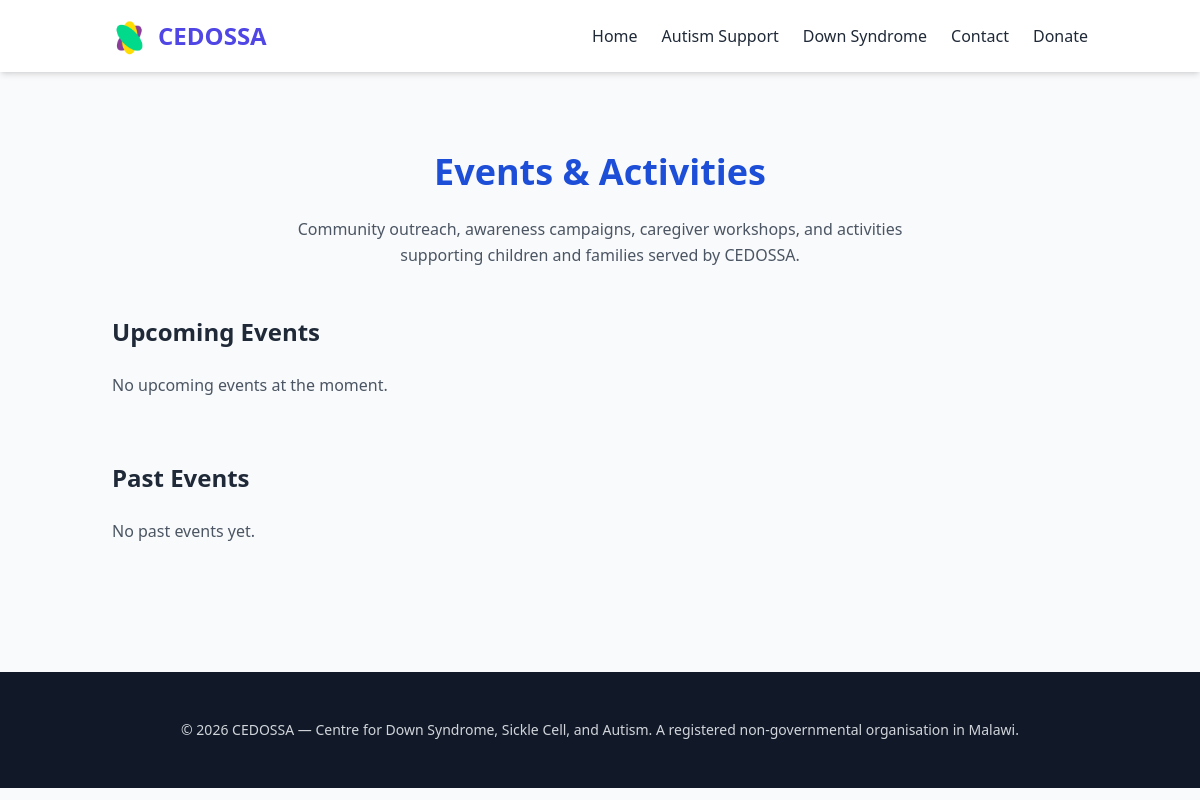
/events/, run on an earlier commit of the app's database.
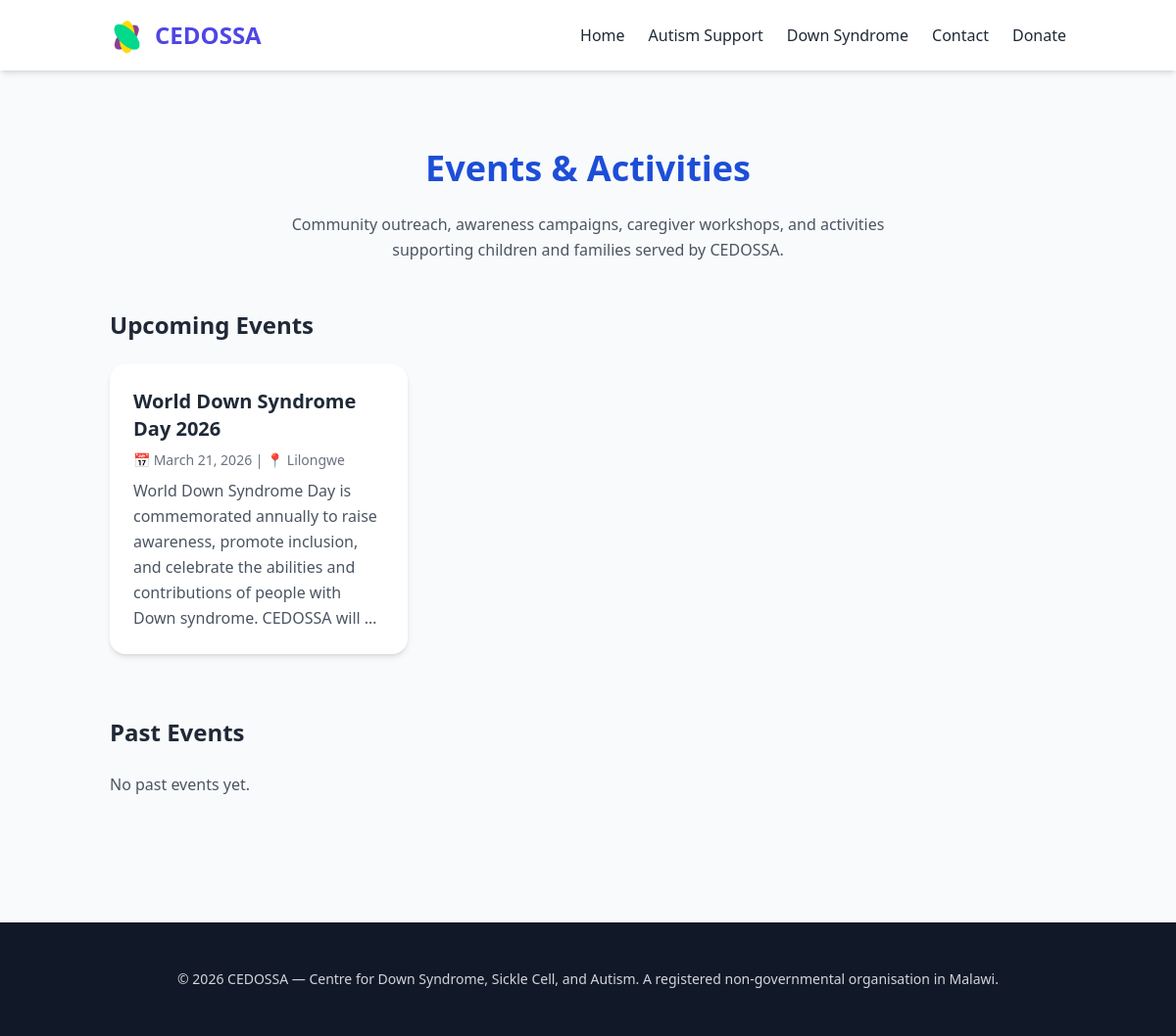
And on a later commit of the database.
### main/models.py (models this page shows, shortened)
class Event(models.Model):
    title = models.CharField(max_length=200)
    description = models.TextField()
    date = models.DateField()
    start_time = models.TimeField(blank=True, null=True)
    location = models.CharField(max_length=200)
    image = models.ImageField(upload_to='events/', blank=True, null=True)
    is_published = models.BooleanField(default=True)
    created_at = models.DateTimeField(auto_now_add=True)
    class Meta:
        ordering = ['date']

### main/views.py (the view)
# urls.py: path('events/', views.events, name='events'),
def events(request):
    upcoming_events = Event.objects.filter(
        is_published=True,
        date__gte=now().date()
    )
    past_events = Event.objects.filter(
        is_published=True,
        date__lt=now().date()
    )
    context = {
        'upcoming_events': upcoming_events,
        'past_events': past_events,
        'title': 'Events'
    }
    return render(request, 'events.html', context)

### main/templates/events.html (shortened to what this page needs)
{% load static %}
<!DOCTYPE html>
<html lang="en">
<head>
  <script src="https://cdn.tailwindcss.com"></script>
  <link rel="stylesheet" href="https://cdnjs.cloudflare.com/ajax/libs/font-awesome/6.5.0/css/all.min.css">
</head>
<body class="bg-gray-50 text-gray-800 leading-relaxed">
  <nav class="bg-white shadow-md sticky top-0 z-50">
    <div class="container mx-auto px-6 py-4 flex justify-between items-center">
      <div class="flex items-center">
        <img src="{% static 'images/cedossa.png' %}" alt="CEDOSSA Logo" class="h-10 mr-3">
        <span class="text-2xl font-bold text-indigo-600">CEDOSSA</span>
      </div>
      <ul class="hidden md:flex space-x-6 font-medium">
        <li><a href="{% url 'main:home' %}" class="hover:text-blue-600">Home</a></li>
        <li><a href="{% url 'main:autism_support' %}" class="hover:text-blue-600">Autism Support</a></li>
        <li><a href="{% url 'main:down_syndrome_support' %}" class="hover:text-blue-600">Down Syndrome</a></li>
        <li><a href="{% url 'main:contact' %}" class="hover:text-blue-600">Contact</a></li>
        <li><a href="{% url 'main:donate' %}" class="hover:text-blue-600">Donate</a></li>
      </ul>
    </div>
  </nav>
<body class="bg-gray-50 text-gray-800">
<section class="py-20">
  <div class="container mx-auto px-6">
    <h1 class="text-4xl font-bold text-blue-700 mb-6 text-center">
      Events & Activities
    </h1>
    <p class="text-center text-gray-600 mb-12 max-w-2xl mx-auto">
      Community outreach, awareness campaigns, caregiver workshops,
      and activities supporting children and families served by CEDOSSA.
    </p>
    <h2 class="text-2xl font-bold mb-6">Upcoming Events</h2>
    {% if upcoming_events %}
    <div class="grid grid-cols-1 md:grid-cols-2 lg:grid-cols-3 gap-8 mb-16">
      {% for event in upcoming_events %}
      <div class="bg-white rounded-2xl shadow-md overflow-hidden">
        <div class="p-6">
          <h3 class="text-xl font-bold mb-2">{{ event.title }}</h3>
          <p class="text-sm text-gray-500 mb-2">
            📅 {{ event.date }} | 📍 {{ event.location }}
          </p>
          <p class="text-gray-600">
            {{ event.description|truncatewords:25 }}
          </p>
        </div>
      </div>
      {% endfor %}
    </div>
    {% else %}
      <p class="text-gray-600 mb-16">No upcoming events at the moment.</p>
    {% endif %}
    <h2 class="text-2xl font-bold mb-6">Past Events</h2>
    {% if past_events %}
    <div class="grid grid-cols-1 md:grid-cols-2 lg:grid-cols-3 gap-8">
      {% for event in past_events %}
      <div class="bg-white rounded-2xl shadow-sm p-6">
        <h3 class="font-bold">{{ event.title }}</h3>
        <p class="text-sm text-gray-500">
          {{ event.date }} — {{ event.location }}
        </p>
      </div>
      {% endfor %}
    </div>
    {% else %}
      <p class="text-gray-600">No past events yet.</p>
    {% endif %}
  </div>
</section>
  <footer class="bg-gray-900 text-white py-12 mt-12">
    <div class="container mx-auto px-6 text-center">
      <p class="text-sm text-gray-300">
        © 2026 CEDOSSA — Centre for Down Syndrome, Sickle Cell, and Autism.
        A registered non-governmental organisation in Malawi.
      </p>
    </div>
  </footer>
</body>
</html>

What changed in the data, as far as the page shows it:
added Event: title "World Down Syndrome Day 2026", date "March 21, 2026", location "Lilongwe", description "World Down Syndrome Day is commemorated annually to raise awareness, promote inclusion, and celebrate the abilities and contributions of people with Down syndrome. CEDOSSA will …"
Also different on the page:
text no longer shown: "No upcoming events at the moment."
